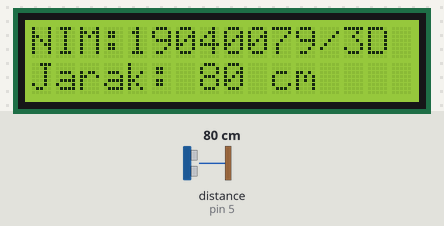
Bench run of a sketch on a simulated Arduino Uno, built with avr-gcc and run on an emulated ATmega328P. On the bench: 16×2 character LCD. Wiring (inferred from the names in the program): ultrasonic range finder: trigger pin 6; echo pin 5. Inputs (shaded band) come from the test bench; at power-on: distance to the obstacle (sensor on pin 5) 80 cm. The echo pulse lasts 58.3 µs per cm.

Above: at 1.2 s.
1.3 s: distance to the obstacle (sensor on pin 5) set to 2 cm
At 2.5 s:
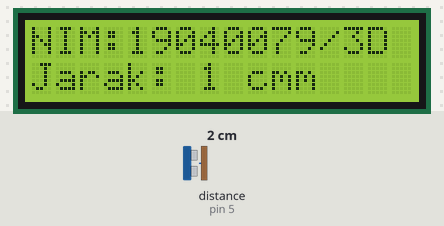
2.8 s: distance to the obstacle (sensor on pin 5) set to 18 cm
At 2.82 s:
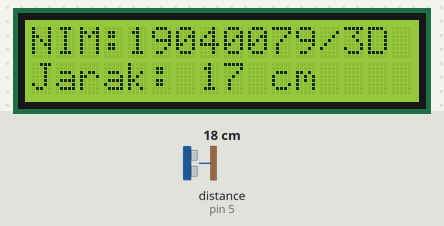
4.3 s: distance to the obstacle (sensor on pin 5) set to 250 cm
At 4.9 s:
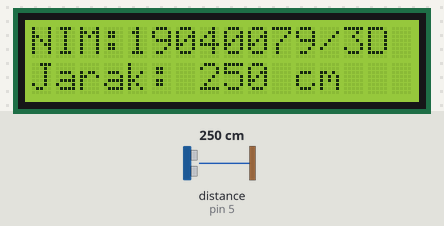
5.8 s: distance to the obstacle (sensor on pin 5) set to 4 cm
At 7.2 s:
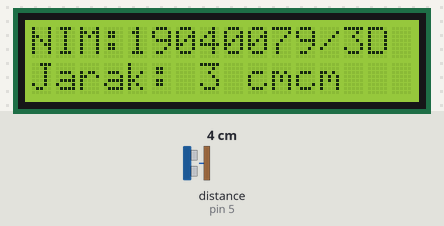

The sketch:

19040079_Muhammad_Aufa_Rijal_3D.ino
```cpp
#include <HCSR04.h>
#include <LiquidCrystal.h>
LiquidCrystal lcd(12,11,10,9,8,7);

const int trigPin = 6;
const int echoPin = 5;

long durasi;
int jarakCm;
void setup() {
  // put your setup code here, to run once:
//Serial.begin(9600);
lcd.begin(16,2);
pinMode(trigPin, OUTPUT);
pinMode(echoPin, INPUT);
}

void loop() {
  // put your main code here, to run repeatedly:
    digitalWrite(trigPin, LOW);
    delayMicroseconds(2);
    digitalWrite(trigPin, HIGH);
    delayMicroseconds(10);
    digitalWrite(trigPin, LOW);

    durasi = pulseIn(echoPin, HIGH);
    jarakCm = microsecondsToCm(durasi);

    lcd.setCursor(0,0);
    lcd.print("NIM:19040079/3D");

    lcd.setCursor(0,1);
    lcd.print("Jarak: ");
    lcd.print(jarakCm);
    lcd.print(" cm");
    delay(10);
}
long microsecondsToCm(long ms) {
  return ms / 29 / 2;
}
```

Measured:
- after the input at 1.3 s, the display: first changes at once (image 1 shows a later state)
- after the input at 2.8 s, the display: changes at once (image 2)
- after the input at 4.3 s, the display: first differs from a run without the input at once (image 3)
- after the input at 5.8 s, the display: changes at once (image 4)
